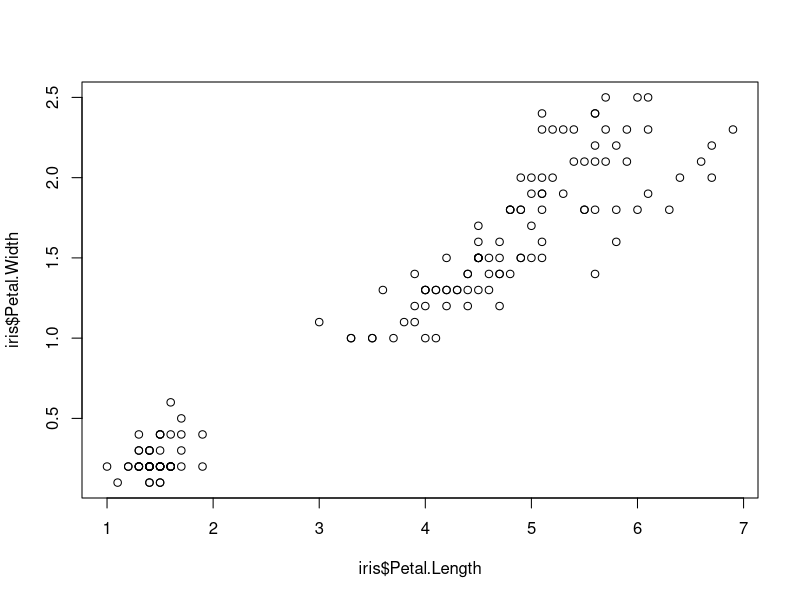
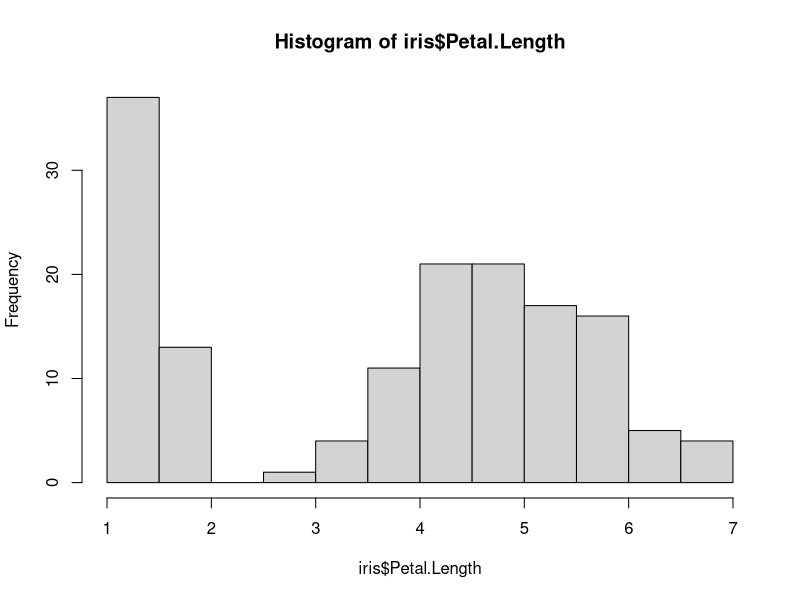
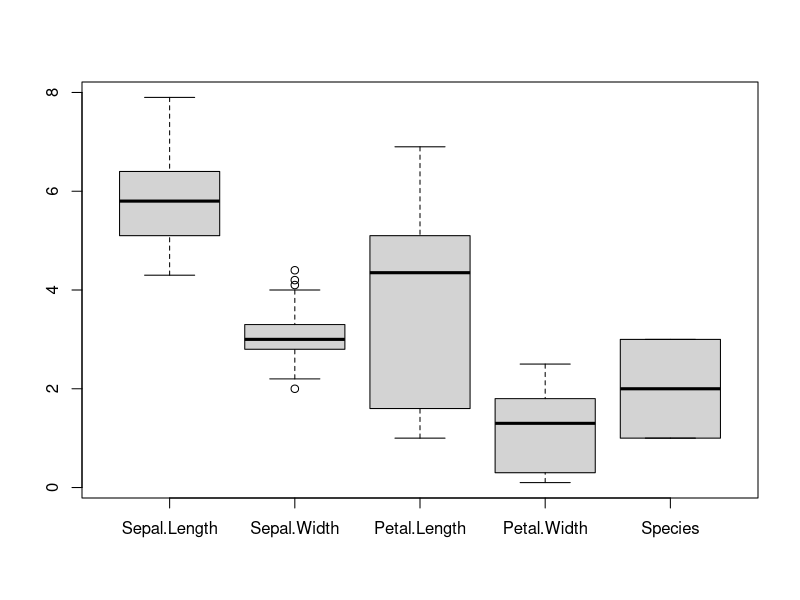
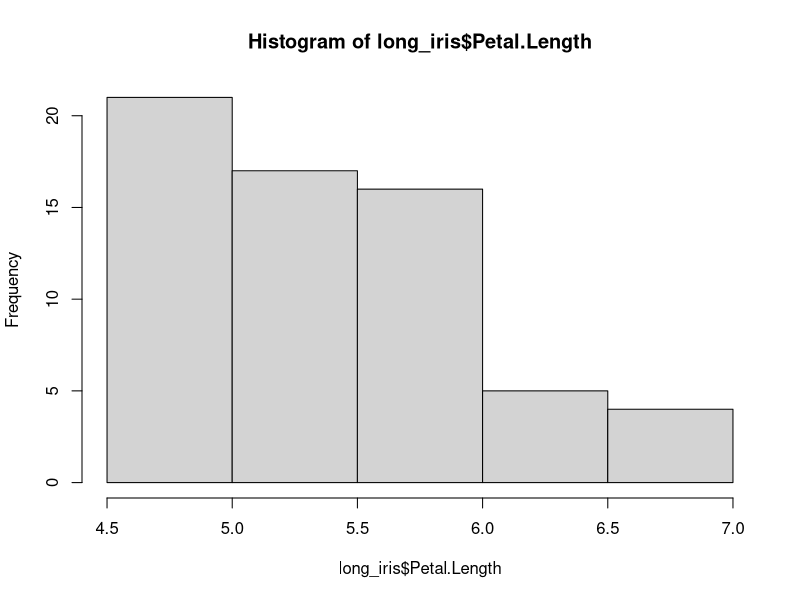
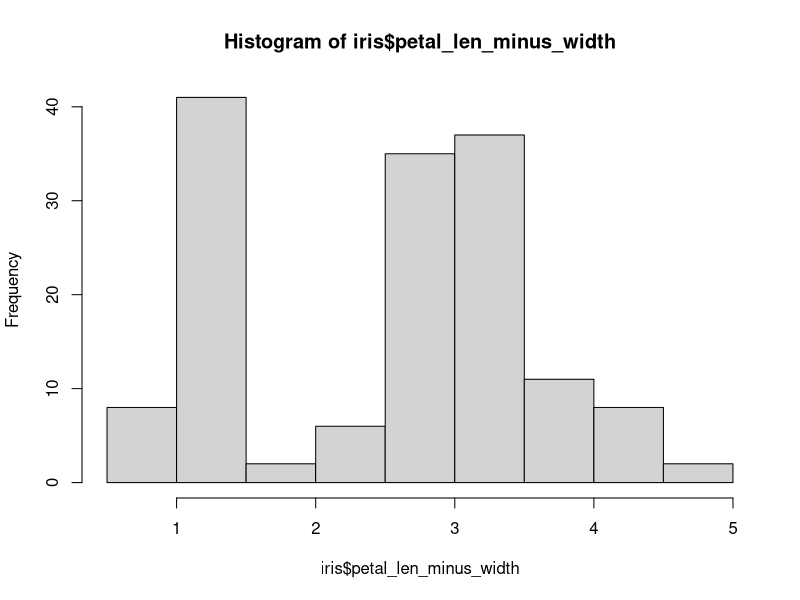
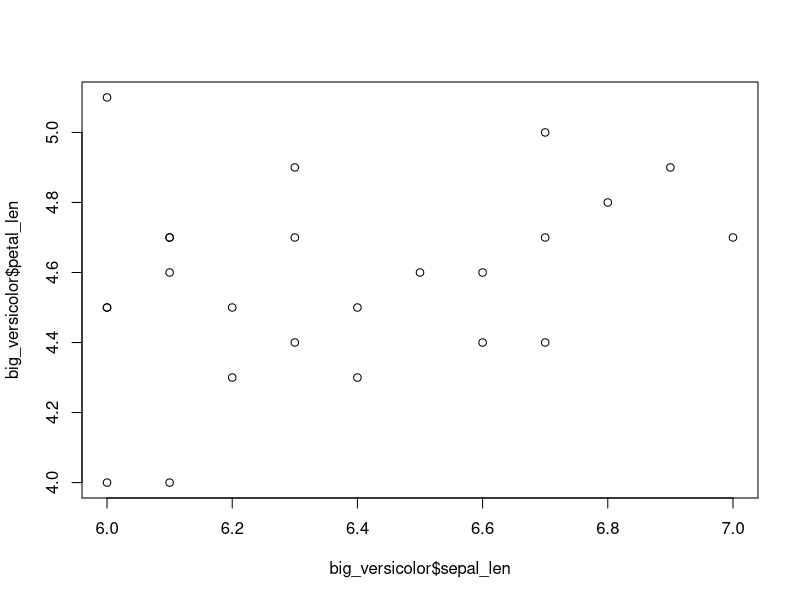
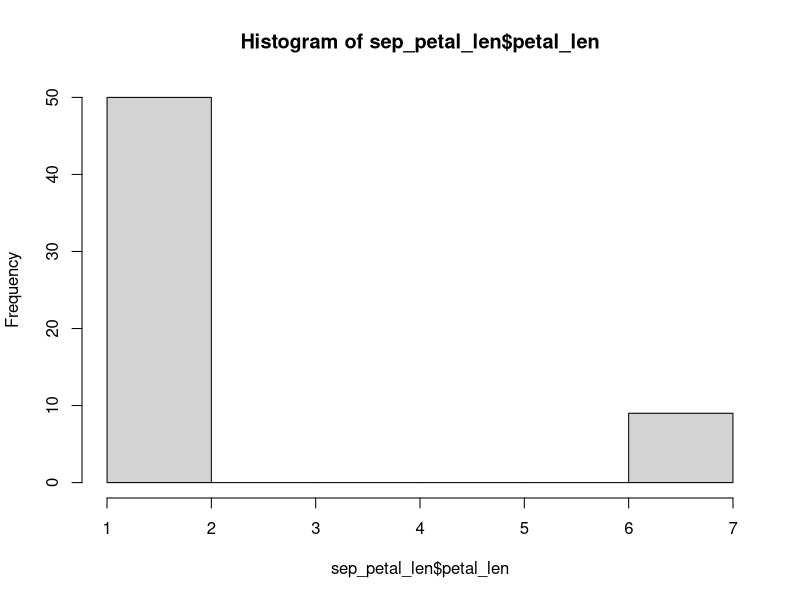
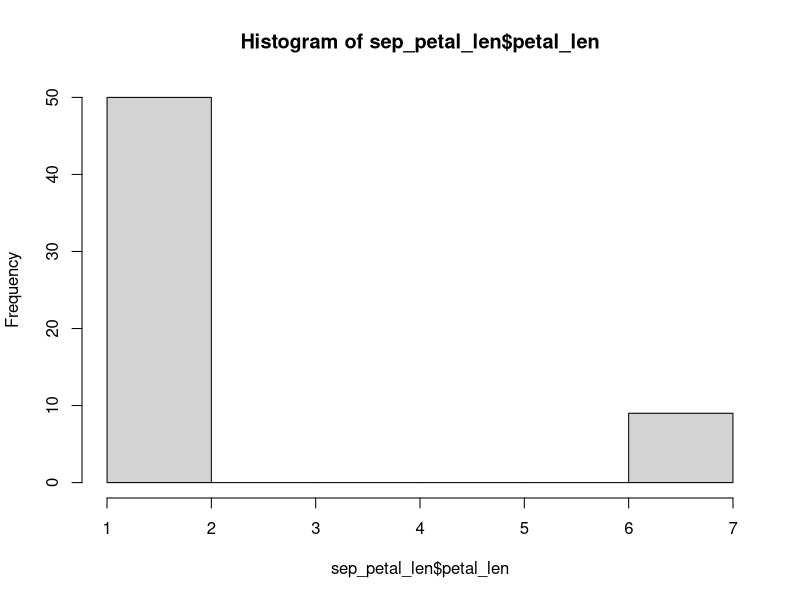

Source code (R) for these figures, in order:
####### Learning R
####### Author: Taylor Jones
####### Here we will learn a little more about R. R is built as a statistical program,
####### so we will play with some dataframes, statistics and plotting to get used to R.
####### The top portion IN THIS PANEL is the script. This is a great place to record what functions you used.
####### The bottom panel is called your Console. That is where your output will be located.
####### To the right is your variable list under "Environment" and your output for plots under "Plots".
####### The pound/hashtag sign used here allows you to comment out code so it won't run.
####### It is excellent practice to write out what you are doing in your code with a "#" and note what you're doing.
####### To run a line you can either hit Ctrl+Enter OR the "Run" button to the top right of this cell.

##############################################################################################################################
# Let's begin by setting a working directory, where the magic happens.
# The command for this is setwd()
setwd('/Users/tjones210/day6/')
getwd()

# We can also do this through a variable. This can be helpful if we want to output something specifically to our working directory
workdir <- '/Users/tjones210/day6/'
setwd(workdir)
getwd()

# We are going to pull in data that is part of base R as practice.
#So first we grab the data
data(iris) #grabbing the data

####### NOTE: To pull in a csv file you set the data as a variable: data<-read.csv(file='FILE.csv')
####### You can think of a dataframe almost like a table in excel.
####### Your count tables (featureCounts output) and differential expression results (DESeq2 output) will be in the form of a dataframe.

#first let's do a quich check on what is in iris
names(iris) #names gives us column names inside of iris.
#like before we can do sum, mean and sd, but this time on a dataframe!
#to do this we need to call the dataframe then the column like so: dataframe_name$column_name
sum(iris$Sepal.Length) #sum
mean(iris$Sepal.Length) #mean
sd(iris$Sepal.Length) #stdev

# We can also look at more general information about iris by using the following commands, summary, names, dim
head(iris) #see the first few rows for iris
summary(iris) #summary gives min, 1st quart, mean, 3rd quart, max for each column
dim(iris) #dimensions of dataframe


####### 1. Get general information about mtcars.
#NOW try the same thing for a new dataset called mtcars. Check out the sum, mean and standard deviation for mpg.
#grab mtcars
#Note: now mtcars should be pulled into this environment. You should see it listed under the "Environment" tab to the right.

#what columns are in mtcars?

#sum of mpg in mtcars

#mean of mpg in mtcars

#stdev of mpg in mtcars

#check the first few lines of mtcars

#check the dimensions of mtcars

#summarize the data in mtcars

##############################################################################################################################
#Now that we have checked out our data we can plot it!
#The base plots aren't beautiful but are quick and easy ways to assess a large amount of data.

#######R for Data Science says it well: Data exploration is the art of looking at your data, 
#######rapidly generating hypotheses, 
#######quickly testing them, 
#######then repeating again and again and again.
#######The goal of data exploration is to generate many promising leads that you can later explore in more depth.

#Here is a quick scatter plot
# x = dataframe_name$column_name
plot(x=iris$Petal.Length, y=iris$Petal.Width)
#This is coorelated such that the longer the petal, the wider the petal

#Here is a quick histogram
hist(iris$Petal.Length)
#This looks like it has a bimodal distribution. The second part of the distribution looks normal.

#Boxplot
boxplot(iris)
#This is a nice box plot. Let's save it.
png(paste0(workdir, 'iris_box_plot.png')) #here we are "pasting" our working directory and our plot name together for our output file
boxplot(iris) #here we generate the plot
dev.off() #here we tell R "ok, I'm done"
#Now check your folder and see if it's there! A common error is missing the final "/" in the workdir

#Perhaps you want to make a special output for your scatter plot comparisons
#We want to go back to our petal length vs width and make a special outdir for it.

condx<-'Petal.Length' #we can turn our column names into variables of x and y for easy swapping if desired
condy<-'Petal.Width'

outdir <- paste(workdir, condy, '_vs_', condx, '/', sep='') ##Generic code that will allow us to create a SPECIFIC folder
dir.create(outdir) ###creating the directory

png(paste0(outdir,'iris_scatter.png'))
plot(x=iris[[condx]], y=iris[[condy]])  # Since condx and condy haven't changed we are SURE that the data matches the folder
#The square brackets allow us to call a column name as a string
dev.off()

####### 2. Generate a plots for mtcars.
#plot mpg vs weight (wt)

#what trends do you notice?

#plot a histogram for mpg

#what do you notice?

#Make a boxplot for mtcars and save it to your working directory

##############################################################################################################################
# Now let's practice working with and manipulating the dataframes.

#Let's start by looking at only long petal flowers
long_iris <- subset(iris, Petal.Length > 4.5) #you can see subset is a slightly more complicated command. It takes two inputs separated by a comma
dim(long_iris) #check dimensions
hist(long_iris$Petal.Length) #our new histogram
#notice it is now just the tail of the normal distribution

#What if we want to know the difference between petal length and width?
iris$petal_len_minus_width = iris$Petal.Length - iris$Petal.Width #this will subtract width from length across a given row
head(iris) #we now have a new column
hist(iris$petal_len_minus_width)
#you can see the histogram looks very similar to the petal length

#We decide to get rid of our new column since it isn't very informative.
names(iris) #we see that the new column is the 6th column of iris
iris <- iris[-c(6)] #this deletes the 6th element of the table.
head(iris) #now when we check the dataframe that column is gone.

#Something that is VERY useful is being able to rename columns
#Your count table from featureCounts may have some snarly names
#You'll want some easier names to call before you go into differential expression analysis
names(iris) <- c("sepal_len", "sepal_wid", "petal_len",
                 "petal_wid", "species")
#Check out the new names
head(iris)

#we can make a list of column names using the names command also
names_iris <- names(iris)
#we can then SELECT names we care about from this list, say we only care about petals
names_iris
names_iris[c(3:4)]
#we then can filter our dataframe based on this list
iris_petals <- subset(iris, select = names_iris[c(3:4)])
head(iris_petals)

#transpose iris
tiris <- t(iris)
head(tiris)

####### 3. Manipulating mtcars.
#check only cars with good mpg and create a new table called enviro_friendly

#you want to look at how mpg and cylinders may be related. You decide to make a new column that takes the RATIO of mpg to cylinder

#look at the data and see if there are any interesting trends (hint: checking a scatter between mpg and mpg/cyl might be interesting)

#now delete your new ratio column to restore mtcars to its original state

#rename the columns of mtcars to be more descriptive (like cyl is cylinder for example)

#select mpg and cylinder columns only

#transpose mtcars

##############################################################################################################################
# Package management

# you can see all installed packages (or called libraries in R) under the package tab to the right (Files/Plots/Packages)
# Take a second to look at what is installed for base R!
# now that we are fresh we can download our first package
# it is good code to save but hash out your code you use to install a package. Once it is installed you don't need to install it again!
# most packages you can install with this syntax: install.packages("PACKAGE"). Such as this package:
#install.packages("tidyverse") #--great package, uncomment this line and run it to install tidyverse on your local machine

library(tidyverse) #This loads tidyverse into our environment

??tidyverse #this calls for help of a package. This is useful if you have no idea where to start

##############################################################################################################################
# "Advanced" dataframe manipulation
# tidyverse contains dplyr which is a package that permits more advanced dataframe manipulations
??dplyr

##### Let's look at some logical operators (filter).
#Understanding how to use logical operators will help you assess your data and generate meaningful plots.
#When you get a differential expression table what if you want to look at significant genes?
#How about genes that are significant AND upregulated?
# we can filter with "and" using "&"

#We want sepal length greater than (or equal to) 6 AND petal length greater than (or equal to) 2 using dplyr
filter(iris, sepal_len >= 6 & petal_len >= 2)

#We only care about the versicolor irises from this list
filter(iris, sepal_len >= 6 & petal_len >= 2 & species == "versicolor")
#what if we want to make a plot looking at this new filtered data?
big_versicolor <- filter(iris, sepal_len >= 6 & petal_len >= 2 & species == "versicolor")
plot(x=big_versicolor$sepal_len, y=big_versicolor$petal_len)

#What if we want significant genes that have a log2(fold change) of MORE than 2 OR LESS than -2 (ie greater or less than a 2 fold change)
# we can filter with "or" using "|"

#We want petal length greater than 6 OR petal length less than 2
filter(iris, petal_len > 6 | petal_len < 2)
#what if we want to make a plot looking at this new filtered data?
sep_petal_len <- filter(iris, petal_len > 6 | petal_len < 2)
hist(sep_petal_len$petal_len)

#Say we want to ONLY look at the species "virginica"
filter(iris, species == "virginica")

#Say we want to DON'T want look at the species "virginica"
filter(iris, species != "virginica")

#Say we want species starting with v- we can use str_detect for more general filtering
summary(filter(iris, str_detect(species, "v")))

##### So a recap:
# & means and
# | means or
# < means less than (> greater)
# <= means less than or equal to (>= greater)
# == means equal to
# != means NOT equal to

##### Before we filtered rows, now we can select columns (select).

#select species column and list just the unique species
unique(select(iris, 'species'))

#select all but species- this drops the species column
select(iris, -'species')

##### We can add new variables (mutate)
#adding petal ratio as a column
iris <- mutate(iris, petal_ratio = petal_len/petal_wid)
#adding sepal ratio as a column
iris <- mutate(iris, sepal_ratio = sepal_len/sepal_wid)
head(iris)
#adding an id column
iris$index <- rownames(iris)
iris <- mutate(iris,id=as.character(paste0(index, '_',species, '_',petal_ratio, '_', sepal_ratio)))

#changing the index to the id
rownames(iris) <- iris$id
head(iris)
#changing it back because it is sort of long
rownames(iris) <- iris$index

##### We can order rows (arrange)
#arrange from smallest to largest petal ratio
head(arrange(iris, petal_ratio))
tail(arrange(iris, petal_ratio))

#to flip and go largest to smallest add "desc"
head(arrange(iris, desc(petal_ratio)))

##### We can use (group_by) to look at certain groups at a time
#this is useful for looking at differeces in iris species
ir <- group_by(iris, species)
group_keys(ir) #listing how it was grouped

#we can then split this dataframe
group_split(ir)

####### 4. Tidy-ing mtcars
#plot a scatter plot of cars with a weight greater than (or equal to) 3.6 and greater than (or equal to) 15 mpg (wt vs mpg)

#plot a histogram of weights for cars with a weigh less than 1.5 or greater than 3.6
#plot a scatter plot for mpg for this filtered dataframe

#how many cars have exactly 4 cylinders? How many do NOT have 4 cylinders? NOTE: you can use count() to count how many rows are in a dataframe.

#how many cars have the same number of gears and carborators?

#make mtcars car names into a column (hint: rownames)

#filter for all Toyta and Mazdas

#group mtcars by cylinder and make a boxplot for gears

##############################################################################################################################
# "Advanced" Plotting
#quick R plots are really useful for exploratory data analysis. They are not good for your publications!
#So now we will generate some pretty plots! We can add dimensions like color to get more information from our dataframe
#let's start with sep_petal_len that we generated before
hist(sep_petal_len$petal_len)
plot(x=sep_petal_len$petal_len, y=sep_petal_len$petal_wid)

#we can use ggplot to improve this scatter plot
g<-ggplot(sep_petal_len, aes(petal_len, petal_wid))+geom_point()
g #run g to view the plot

#let's color the points based on the species- this will give us additional information
g<-ggplot(sep_petal_len, aes(petal_len, petal_wid, color=species))+geom_point()
g

#what if I want exact colors?
g<-ggplot(sep_petal_len, aes(petal_len, petal_wid, color=factor(species)))+
  scale_color_manual(values=c("#2540D8", "red")) + geom_point(shape = 16, size = 1.4)  #you can use color names such as red or hex codes to be more precise
g

#let's change the labels for the axes
#NOTE: g already exists so we can just add to it!
g<-g+ggtitle('Short and Long Petals')+
  labs(x='Petal Length', y='Petal Width')
g

#let's change change our font themes.
g <- g+theme(plot.title= element_text(size=20, face='bold', margin = margin(10, 0, 10, 0))) +
  theme(axis.text = element_text(size=12, face='bold')) +
  theme(axis.title = element_text(size=12, face = 'bold'))
g

#let's make out background white
g <- g+ theme(panel.background = element_rect(fill = 'white'),
              panel.grid.major = element_line(colour = "white", size=0),
              panel.grid.minor = element_line(colour = "white", size=0))
### or
g <- g+ theme_minimal()
g

#let's set the x and y axis limits
g <- g+xlim(c(1,7))+ylim(c(0,3))
g

#let's add a verticle line and a horizontal line that are the middle between the species
summary(sep_petal_len) #looking at our df
vir <- filter(sep_petal_len, species=='virginica') #pulling species 1
summary(vir) #looking at stats for species 1
set <- filter(sep_petal_len, species=='setosa') #pulling species 2
summary(set) #looking at stats for species 2
v_line <- (mean(vir$petal_len) + mean(set$petal_len))/2 #calculating where to put the verticle line
v_line #looking at that location
h_line <- (mean(vir$petal_wid) + mean(set$petal_wid))/2 #calculating where to put the horizontal line
h_line #looking at that location

#now we can actually plot those lines!
g <- g+ 
  geom_hline(yintercept=h_line, linetype="dashed", color = "black") + 
  geom_vline(xintercept=v_line, linetype="dashed", color = "black")
g

#let's add in species names ONTO the plot.
g <- g + 
  geom_text(x=5.8, y=1.5, label="virginica", color='red') +
  geom_text(x=2.1, y=0.8, label="setosa", color='#2540D8')

g

####Here is all we did in one big plot input!
g_combined <- ggplot(sep_petal_len, aes(petal_len, petal_wid, color=factor(species)))+
  scale_color_manual(values=c("#2540D8", "red")) + geom_point(shape = 16, size = 1.4)+
  ggtitle('Short and Long Petals')+
  labs(x='Petal Length', y='Petal Width')+
  theme(plot.title= element_text(size=20, face='bold', margin = margin(10, 0, 10, 0))) +
  theme(axis.text = element_text(size=12, face='bold')) +
  theme(axis.title = element_text(size=12, face = 'bold')) +
  theme_minimal() +
  xlim(c(1,7))+ylim(c(0,3))+ 
  geom_hline(yintercept=h_line, linetype="dashed", color = "black") + 
  geom_vline(xintercept=v_line, linetype="dashed", color = "black") +
  geom_text(x=5.8, y=1.5, label="virginica", color='red') +
  geom_text(x=2.1, y=0.8, label="setosa", color='#2540D8')
g_combined
  
#finally, let's save all our work on g!!
ggsave("pretty_short_vs_long_petals.png", plot = last_plot(), path = workdir,
       scale = 1, width = NA, height = NA, units = c("in", "cm", "mm"),
       dpi = 600, limitsize = TRUE)


####### 5. Pretty plotting mtcars
#Create a pretty plot for mtcars mpg vs weight
plot(mtcars$wt, mtcars$mpg)

#color dots by cylinder number
#change the dots to another shape (hint: google geom_point shape)
#change the theme to white/simple
#add titles and change x/y axis titles,
#make font bold
#set the x and y limits
#add a horizontal line for where "effecient" cars begin (judgement call- decide what makes a car effecient)
#label this new line on the plot "Effecient cars"
#save your plot

####Advanced: google to figure out how to add a regression line to your plot!

####Homework is finishing this. If you want additional practice go to Learning_R_Additional_Practice.R

